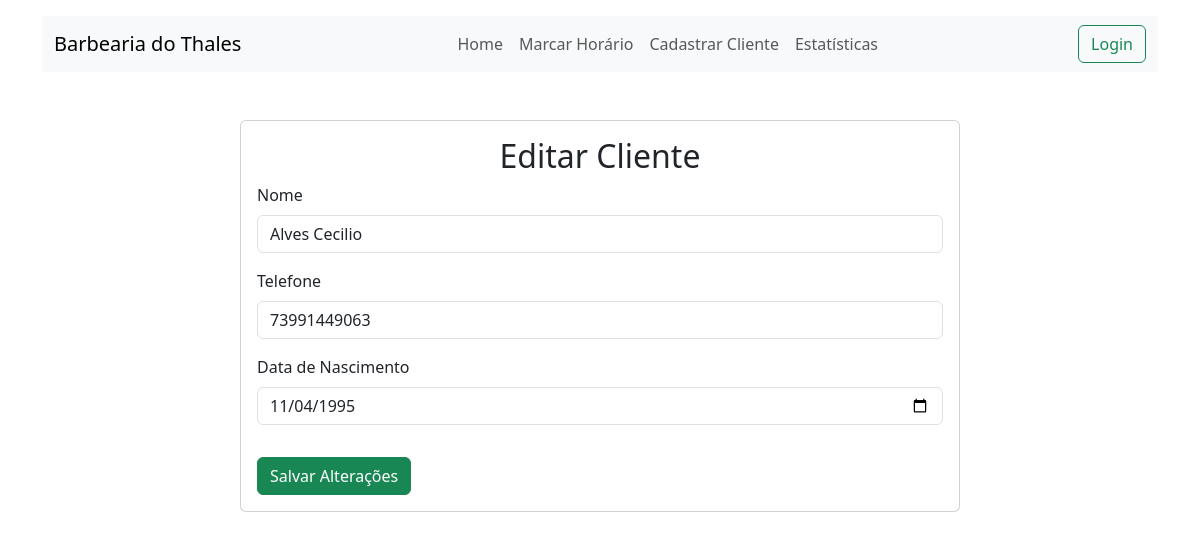
The app's page /editar_cliente/106/, older data.
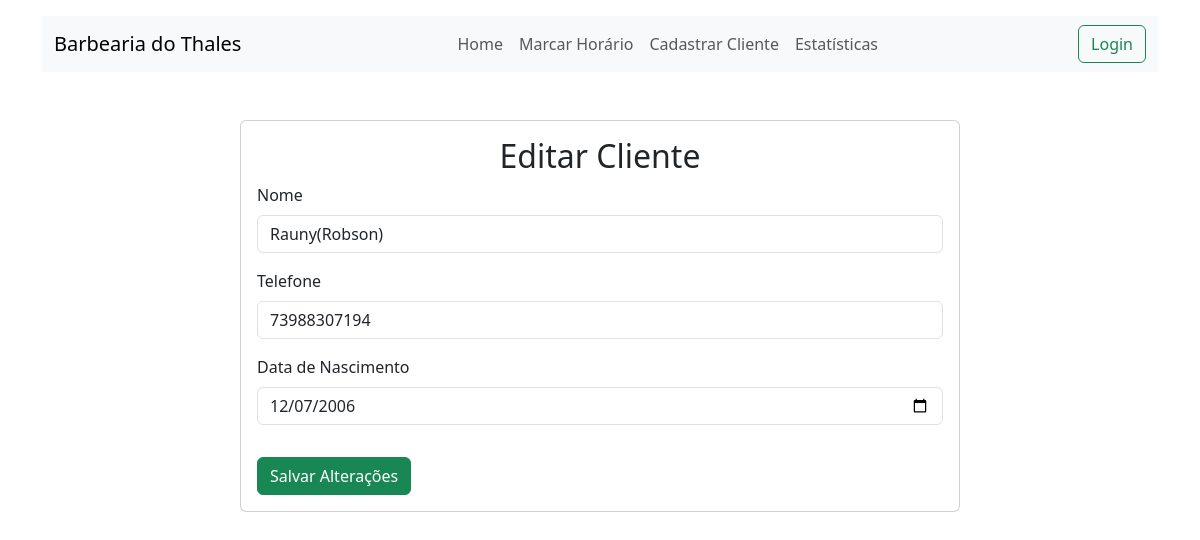
The same page, newer data.
### controle/models.py (models this page shows, shortened)
class Cliente(models.Model):
    nome = models.CharField(max_length=100)
    telefone = models.CharField(max_length=15)
    data_nascimento = models.DateField()

### controle/views.py (the view)
# urls.py: path('editar_cliente/<int:cliente_id>/', views.editar_cliente, name='editar_cliente'),
def editar_cliente(request, cliente_id):
    cliente = get_object_or_404(Cliente, id=cliente_id)
    if request.method == 'POST':
        form = ClienteForm(request.POST, instance=cliente)
        if form.is_valid():
            form.save()
            return redirect('estatisticas')  # Redirecionar para a tela de estatísticas
    else:
        form = ClienteForm(instance=cliente)
    return render(request, 'clientes/editar_cliente.html', {'form': form, 'cliente': cliente})

### controle/forms.py
class ClienteForm(forms.ModelForm):
    class Meta:
        model = Cliente
        fields = ['nome', 'telefone', 'data_nascimento']
        widgets = {
            'data_nascimento': forms.SelectDateWidget(years=range(1900, 2025)),
        }

### controle/templates/clientes/editar_cliente.html (shortened to what this page needs)
{% extends "base.html" %}
{% block content %}
<div class="container mt-5">
    <div class="row justify-content-center">
        <div class="col-md-8">
            <div class="card">
                <div class="card-body">
                    <h2 class="card-title text-center">Editar Cliente</h2>
                    <form method="POST">
                        <div class="mb-3">
                            <label for="nome" class="form-label">Nome</label>
                            <input type="text" id="nome" name="nome" class="form-control" value="{{ cliente.nome }}" required>
                        </div>
                        <div class="mb-3">
                            <label for="telefone" class="form-label">Telefone</label>
                            <input type="text" id="telefone" name="telefone" class="form-control" value="{{ cliente.telefone }}" required>
                        </div>
                        <div class="mb-3">
                            <label for="data_nascimento" class="form-label">Data de Nascimento</label>
                            <input type="date" id="data_nascimento" name="data_nascimento" class="form-control" value="{{ cliente.data_nascimento|date:'Y-m-d' }}" required>
                        </div>
                        <button type="submit" class="btn btn-success mt-3">Salvar Alterações</button>
                    </form>
                </div>
            </div>
        </div>
    </div>
</div>
{% endblock %}

Row changes from the older to the newer data that the page shows:
changed Cliente: nome "Alves Cecilio" → "Rauny(Robson)"; telefone "73991449063" → "73988307194"; data_nascimento "11/04/1995" → "12/07/2006"
